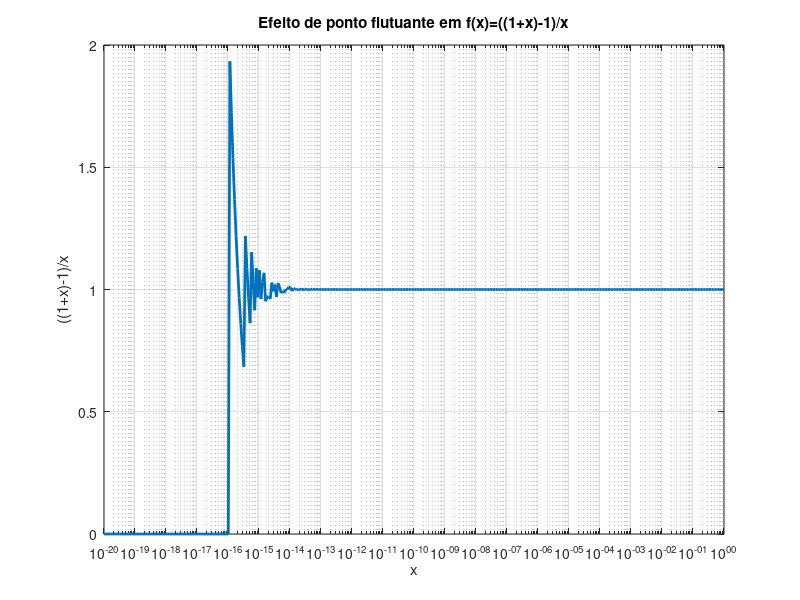
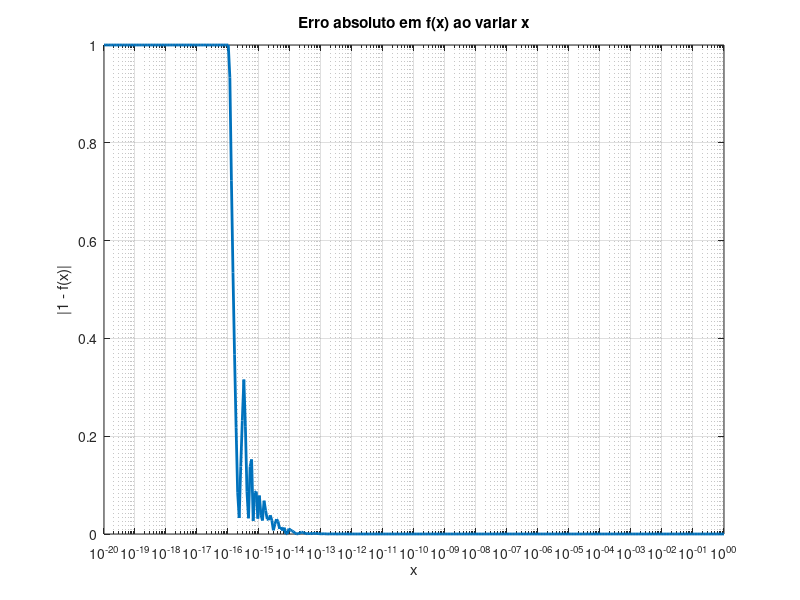

MATLAB code for these plots, in order:
%% QUESTAO 1 - CALCULO NUMERICO (Lista 1)
% Objetivos desta questão:
%  (1) Mostrar realmax, realmin e eps (double) e explicar o significado
%  (2) Avaliar numericamente a expressão ((1+x)-1)/x para x = 1e-15 e 1e15
%  (3) Calcular erros absoluto e relativo em relação ao valor exato (=1)
%  (4) Discutir a diferença dos resultados (efeitos de ponto flutuante)

clc; clear; close all;
format long e

%% #RealmaxRealminEps
% Em ponto flutuante (double), existem limites de representação:
% - realmax: maior número finito representável (acima disso -> overflow -> Inf)
% - realmin: menor número positivo normalizado representável (abaixo disso -> underflow)
% - eps: menor incremento tal que 1 + eps != 1 (mede a resolução perto de 1)

fprintf('========================\n');
fprintf(' #RealmaxRealminEps\n');
fprintf('========================\n');

rmx = realmax;
rmn = realmin;
ep  = eps;

fprintf('realmax = %.16e\n', rmx);
fprintf('realmin = %.16e\n', rmn);
fprintf('eps     = %.16e\n', ep);


%% #InterpretacaoDosValores
fprintf('\n========================\n');
fprintf(' #InterpretacaoDosValores\n');
fprintf('========================\n');

fprintf(['Interpretacao:\n',...
    '- realmax: maior numero finito representavel em double. Se ultrapassar -> Inf (overflow).\n',...
    '- realmin: menor numero positivo normalizado em double. Abaixo disso tende a ir para 0 (underflow).\n',...
    '- eps: menor numero tal que 1 + eps eh diferente de 1 (resolucao numerica perto do 1).\n']);

% Ideia-chave:
% "eps" indica a escala de erro relativo mínimo típico em operações.
% Se um numero for pequeno demais comparado ao espaçamento local dos doubles,
% ele pode nao alterar o resultado de uma soma (ex.: 1 + x pode virar 1).

%% #DefinicaoDaExpressao
% A expressão pedida:
%   f(x) = ((1 + x) - 1) / x
%
% Matematicamente, (1+x) - 1 = x, então:
%   f(x) = x/x = 1  (valor EXATO)
%
% Porém, no computador, (1+x) pode arredondar para 1 quando x é muito pequeno,
% e ao fazer (1+x)-1 ocorre cancelamento, gerando perda de precisão.

fprintf('\n========================\n');
fprintf(' #DefinicaoDaExpressao\n');
fprintf('========================\n');

f_true = 1; % valor exato (matematicamente)

fprintf('Valor exato (matematico) de f(x) = 1\n');

%% #AvaliacaoDaExpressao
fprintf('\n========================\n');
fprintf(' #AvaliacaoDaExpressao\n');
fprintf('========================\n');

xs = [1e-15, 1e15];

% Vamos calcular f(x) para os dois casos pedidos:
for x = xs
    f_aprox = ((1 + x) - 1) / x;
    fprintf('x = %.1e  -> f_aprox = %.16e\n', x, f_aprox);
end

%% #ErroAbsolutoERelativo
% Definições:
% - erro absoluto: |f_true - f_aprox|
% - erro relativo: |f_true - f_aprox| / |f_true|
%
% Como f_true = 1, aqui o erro relativo = erro absoluto numericamente,
% mas a gente calcula do jeito geral para ficar "correto" e reutilizável.

fprintf('\n========================\n');
fprintf(' #ErroAbsolutoERelativo\n');
fprintf('========================\n');

for x = xs
    f_aprox = ((1 + x) - 1) / x;

    erro_abs = abs(f_true - f_aprox);
    erro_rel = erro_abs / abs(f_true);

    fprintf('\n--- Para x = %.1e ---\n', x);
    fprintf('f_aprox      = %.16e\n', f_aprox);
    fprintf('Erro absoluto= %.16e\n', erro_abs);
    fprintf('Erro relativo= %.16e\n', erro_rel);
end

%% #CancelamentoCatastrofico
% Para x muito pequeno (ex.: 1e-15):
% - O número 1 é representado com certa precisão.
% - Existe um espaçamento entre números representáveis perto de 1.
% - Se x for menor que esse espaçamento efetivo, a soma 1 + x pode "não mudar"
%   por arredondamento: (1 + x) vira exatamente 1 no computador.
% - Então (1 + x) - 1 vira 0.
% - E f(x) = 0/x = 0.
%
% Isso é chamado de CANCELAMENTO CATASTRÓFICO:
% subtrair dois números quase iguais "apaga" dígitos significativos e piora a precisão.

fprintf('\n========================\n');
fprintf(' #CancelamentoCatastrofico\n');
fprintf('========================\n');

x_small = 1e-15;
soma_small = 1 + x_small;
sub_small  = soma_small - 1;
f_small    = sub_small / x_small;

fprintf('Para x pequeno:\n');
fprintf('x            = %.1e\n', x_small);
fprintf('1 + x        = %.16e\n', soma_small);
fprintf('(1 + x) - 1  = %.16e\n', sub_small);
fprintf('f(x)         = %.16e\n', f_small);

fprintf(['\nComentario:\n',...
    'Se 1 + x arredonda para 1, entao (1+x)-1 = 0 e f(x)=0.\n',...
    'Isso mostra perda de precisao por cancelamento (subtracao de numeros quase iguais).\n']);

%% #EscalaNumerica
% Para x muito grande (ex.: 1e15):
% - O termo "1" é muito pequeno comparado a x.
% - 1 + x ~ x (numericamente).
% - Mas aqui isso não gera o mesmo tipo de problema de cancelamento no final,
%   e a razão tende a ficar próxima de 1.
%
% O ponto principal é: a qualidade numérica depende da escala de x e das operações.

fprintf('\n========================\n');
fprintf(' #EscalaNumerica\n');
fprintf('========================\n');

x_big = 1e15;
soma_big = 1 + x_big;
sub_big  = soma_big - 1;
f_big    = sub_big / x_big;

fprintf('Para x grande:\n');
fprintf('x            = %.1e\n', x_big);
fprintf('1 + x        = %.16e\n', soma_big);
fprintf('(1 + x) - 1  = %.16e\n', sub_big);
fprintf('f(x)         = %.16e\n', f_big);

fprintf(['\nComentario:\n',...
    'Aqui, 1 + x eh praticamente x, mas a expressao final tende a 1.\n',...
    'A diferenca entre os casos (x pequeno vs x grande) vem da aritmetica de ponto flutuante.\n']);

%% #ComparacaoDeFormas
% - Forma "original" (pode sofrer cancelamento): ((1+x)-1)/x
% - Forma "estável" (matematicamente equivalente): 1

fprintf('\n========================\n');
fprintf(' #ComparacaoDeFormas\n');
fprintf('========================\n');

for x = xs
    f_ruim = ((1 + x) - 1) / x;
    f_boa  = 1; % reescrita analitica (forma estavel)

    fprintf('x=%.1e | f_original=%.16e | f_estavel=%.16e | diff=%.3e\n', ...
        x, f_ruim, f_boa, abs(f_ruim - f_boa));
end

%% #VisualizacaoGrafica
% - Para x não tão pequeno, f(x) ~ 1
% - A partir de um certo ponto (x muito pequeno), aparecem desvios por limitações
%   do ponto flutuante e cancelamento.

fprintf('\n========================\n');
fprintf(' #VisualizacaoGrafica\n');
fprintf('========================\n');

xv = logspace(-20, 0, 400);           % 1e-20 ate 1
fv = ((1 + xv) - 1) ./ xv;

figure;
semilogx(xv, fv, 'LineWidth', 2);
grid on;
xlabel('x');
ylabel('((1+x)-1)/x');
title('Efeito de ponto flutuante em f(x)=((1+x)-1)/x');

% Opcional: também plotar o erro |1 - f(x)| em escala log:
figure;
semilogx(xv, abs(1 - fv), 'LineWidth', 2);
grid on;
xlabel('x');
ylabel('|1 - f(x)|');
title('Erro absoluto em f(x) ao variar x');

%% #Conclusao
% - realmax/realmin/eps caracterizam limites e precisao do double.
% - A expressao deveria dar 1, mas para x muito pequeno pode dar 0 (ou algo distante)
%   por arredondamento e cancelamento catastrófico.
% - Para x muito grande, o comportamento tende a ser melhor.
% - Reescrever expressões pode ser essencial para estabilidade numérica.

fprintf('\n========================\n');
fprintf(' #Conclusao\n');
fprintf('========================\n');

fprintf(['Conclusao:\n',...
    '- realmax/realmin/eps mostram limites e precisao do double.\n',...
    '- Para x pequeno, pode haver cancelamento e perda de precisao (resultado se afasta de 1).\n',...
    '- Para x grande, a expressao tende a ser mais bem comportada.\n',...
    '- Reescrita de formulas evita instabilidades numericas.\n']);
